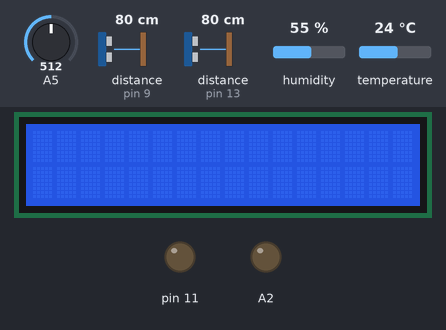
A sketch run on a simulated Arduino Uno, built with avr-gcc and run on an emulated ATmega328P. Shown: 16×2 character LCD, output pins drawn as LEDs (lit = HIGH). Wiring (inferred from the names in the program): 2 × ultrasonic range finder: trigger pin 8, echo pin 9 / trigger pin 12, echo pin 13. Dashed ring = blinking. The inputs (shaded band) are chosen by the test bench; at power-on: distance to the obstacle (sensors on pin 9, pin 13) 80 cm, temperature 24 °C, A5 = 512, humidity 55 %. The echo pulse lasts 58.3 µs per cm; pins used as bus, display or sensor lines are not drawn; what the sketch prints to the serial monitor is not drawn.

Above: at 1.2 s.
1.3 s: distance to the obstacle (sensor on pin 9) set to 2 cm
3.5 s: distance to the obstacle (sensor on pin 13) set to 4 cm
At 3.84 s:
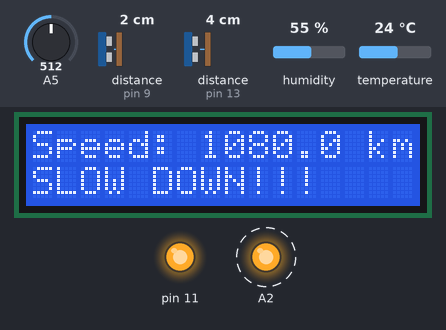
5.3 s: distance to the obstacle (sensor on pin 9) set to 9 cm
At 8.69 s:
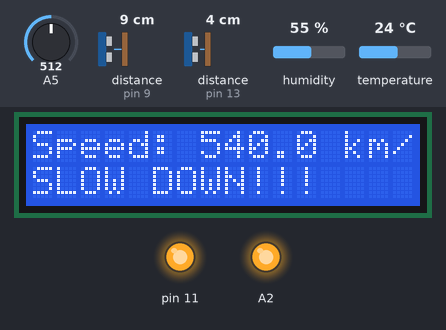
10.2 s: temperature set to 10.8 °C
16.2 s: temperature set to 9.6 °C
At 22.0 s:
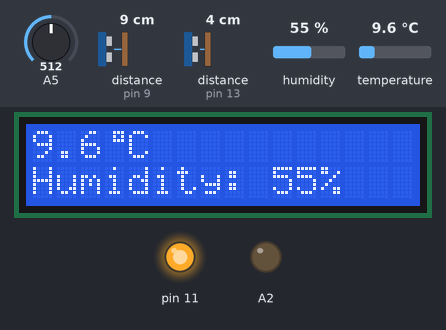
22.2 s: distance to the obstacle (sensor on pin 13) set to 18 cm
At 26.1 s:
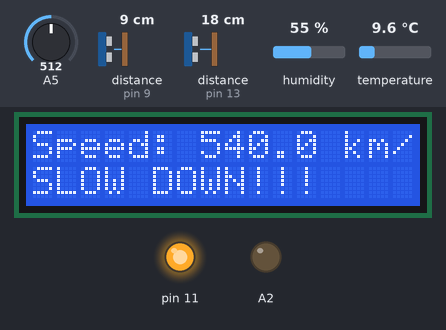
Timing chart, 0 to 30.3 s (numbered marks = the images above; inputs shaded):
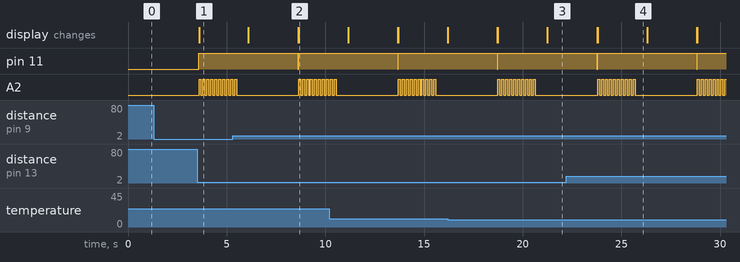

Measured:
- the behaviour switches between 10 and 9.9 °C on temperature (found by bisection; images 2 and 3)
- after the input at 1.3 s, every drawn part: stays the same
- after the input at 3.5 s, pin 11: LOW → HIGH after 0.10 s; A2: alternates HIGH for 0.10 s and LOW for 0.10 s, starting after 0.10 s; the display: changes after 0.10 s (image 1)
- after the input at 5.3 s, the display: first differs from a run without the input after 3.3 s (image 2)
- after the input at 16.2 s, the display: first differs from a run without the input after 5.0 s (image 3)
- after the input at 22.2 s, the display: first differs from a run without the input after 1.6 s (image 4)

The sketch:

poliHack4.0.ino
```cpp
#include <Stepper.h>

#include <DHT22.h>
#include <LiquidCrystal.h>

#define MAX_LONG 9999999
#define DHT22_PIN 10

// Setup a DHT22 instance
DHT22 myDHT22(DHT22_PIN);

const int trigPin1 = 12;
const int echoPin1 = 13;
const int trigPin2 = 8;
const int echoPin2 = 9;

long duration1, cm1 = MAX_LONG, duration2, cm2 = MAX_LONG, duration1Millis, duration2Millis, speedVehicle;
boolean firstVehicleDetected, secondVehicleDetected;

int rainArray[250] = {0};
int rainArrayIndex = -1;

LiquidCrystal lcd(7, 6, 5, 4, 3, 2);

byte celsius[8] = {
                        B00111,
                        B00101,
                        B00111,
                        B00000,
                        B00000,
                        B00000,
                        B00000,
                        B00000
                        };

 byte arrowDown[8] = {
                        B00100,
                        B00100,
                        B00100,
                        B00100,
                        B00100,
                        B10101,
                        B01110,
                        B00100
                        };

float temperature;
int humidity;
int prevTimeReadTemp = 0;
int currentTimeReadTemp = 0;

void setup() {
  // put your setup code here, to run once:
  Serial.begin(9600);
  pinMode(trigPin1, OUTPUT);
  pinMode(echoPin1, INPUT);
  pinMode(trigPin2, OUTPUT);
  pinMode(echoPin2, INPUT);
  pinMode(A2, OUTPUT);
  pinMode(11, OUTPUT);

  firstVehicleDetected = false;
  secondVehicleDetected = false;

  lcd.createChar(0, celsius);
  lcd.createChar(1, arrowDown);
  lcd.begin(16, 2);
  }

void loop() {
   DHT22_ERROR_t errorCode;
   // The sensor can only be read from every 1-2s, and requires a minimum
   // 2s warm-up after power-on.
   //delay(1000);

   errorCode = myDHT22.readData();
   temperatureAndHumidity(errorCode);
 /* Serial.print("Temperature: ");
  Serial.println(temperature);
   Serial.print("humidity: ");
  Serial.println(humidity);*/

   analogWrite(A2, 0);//for lighting the RED LEDs
   digitalWrite(11, LOW);

   int analogPinForRain = analogRead(5);
   boolean checkRain = checkIfItIsRaining(analogPinForRain);

   blankLCD();//make the lcd blank


    // put your main code here, to run repeatedly:
  // establish variables for duration of the ping,
  // and the distance result in inches and centimeters:

  // The sensor is triggered by a HIGH pulse of 10 or more microseconds.
  // Give a short LOW pulse beforehand to ensure a clean HIGH pulse:
  triggeringHIGH(trigPin1);
  duration1 = pulseIn(echoPin1, HIGH);
  duration1Millis = millis();


  // Read the signal from the sensor: a HIGH pulse whose
  // duration is the time (in microseconds) from the sending
  // of the ping to the reception of its echo off of an object.
  triggeringHIGH(trigPin2);
  duration2 = pulseIn(echoPin2, HIGH);
  duration2Millis = millis();

  // convert the time into a distance
  cm1 = microsecondsToCentimeters(duration1);
  cm2 = microsecondsToCentimeters(duration2);

  Serial.print("cm1: ");
  Serial.println(cm1);
  Serial.print("cm2: ");
  Serial.println(cm2);

  int delay_time = 0;
  if(cm1 < 20)
  {
    Serial.println("Sonar1!!!!!!!!!!!!!!!!!!!!!!!!!!!");
    delay_time = 0;

    while(true)
    {
      if(cm2 < 20)
      {
        Serial.println("Sonar2!!!!!!!!!!!!!!!!!!!!!!!!!!!");
        break;
      }

      digitalWrite(trigPin2, LOW);
      delayMicroseconds(2);
      digitalWrite(trigPin2, HIGH);
      delayMicroseconds(5);
      digitalWrite(trigPin2, LOW);

      duration2 = pulseIn(echoPin2, HIGH);
      duration2Millis = millis();
      cm2 = microsecondsToCentimeters(duration2);

     }

    float speedVehicle = 300. * 3.6/(duration2Millis - duration1Millis);//
    printDataLCD(speedVehicle, checkRain, temperature, humidity);
    //delay(1000);
  }
}

long microsecondsToCentimeters(long microseconds)
{
  // The speed of sound is 340 m/s or 29 microseconds per centimeter.
  // The ping travels out and back, so to find the distance of the
  // object we take half of the distance travelled.
  return (microseconds / 29 / 2);
}

void blankLCD(){
  //blank lcd
   lcd.setCursor(0, 0);
   lcd.write("                "); //16 spaces for the whole first row
   lcd.setCursor(0, 1);
   lcd.write("                "); //16 spaces for the whole second row
}

void printDataLCD(double speedVehicle, boolean raining, float temperature, int humidity){
   lcd.setCursor(0, 0);
   lcd.print("Speed: ");
   lcd.print(speedVehicle, 1);
   lcd.print(" km/h");

   if(speedVehicle >= 2. && speedVehicle < 3.)
   {
    lcd.setCursor(0,1);
    digitalWrite(11, HIGH);// rise of the speed bump

    if(raining && temperature < 0)
    {
      lcd.print("Limit: 1.3km/h!!");
    }
    else if(raining && temperature >= 0)
   {
    lcd.print("Limit: 1.5km/h!!");
   }
   else if(temperature <= 8 && humidity >= 80){//mazga
      lcd.print("Limit: 1.4km/h!!");
   }
   else if(temperature < 0 && (raining == true || humidity >= 80)){//polei
    lcd.print("Limit: 1.2km/h!!");
   }
   else{
    lcd.print("Limit: 2.0km/h!!");
    }
    lcd.write(byte(1));

    int ok = 0;
    for(int j = 0; j < 10; j++)
    {
      analogWrite(A2, 700);
      delay(100);
      analogWrite(A2, 0);
      delay(100);
      ok = 1;
    }
    if(ok == 0)
      delay(2500);
    else
     delay(500);
  }

   else if(speedVehicle >= 3.)
   {
    digitalWrite(11, HIGH);// rise of the speed bump
    int ok = 0;
    lcd.setCursor(0,1);
    lcd.print("SLOW DOWN!!!    ");
    for(int j = 0; j < 10; j++)
    {
      analogWrite(A2, 700);
      delay(100);
      analogWrite(A2, 0);
      delay(100);
      ok = 1;
    }
    if(ok == 0)
      delay(2500);
    else
     delay(500);
   }
   else
   {
    //second row of the lcd is blank
    lcd.setCursor(0,1);
    lcd.print("                ");
    delay(2500);
   }

   //page nr 2 of display

   lcd.setCursor(0, 0);

   //printing temperature
   lcd.print(temperature, 1);
   lcd.write(byte(0));
   lcd.print("C ");

   if(raining)
   {
     lcd.print("WET ROAD!");
   }

   else
   {
     lcd.print("          ");
   }

   //printing humidity
   lcd.setCursor(0, 1);
   lcd.print("Humidity: ");
   lcd.print(humidity);
   lcd.print("%   ");
   delay(2500);
}

void triggeringHIGH(const int trigPin){
  // The sensor is triggered by a HIGH pulse of 10 or more microseconds.
  // Give a short LOW pulse beforehand to ensure a clean HIGH pulse:
  digitalWrite(trigPin, LOW);
  delayMicroseconds(2);
  digitalWrite(trigPin, HIGH);
  delayMicroseconds(10);
  digitalWrite(trigPin, LOW);
}

boolean checkIfItIsRaining(int analogPinValue){
  if(rainArrayIndex == 249)
  {
    for(int j = 0; j < 250; j++)
      rainArray[j] = 0;
    rainArrayIndex = -1;
    return false;
  }

  if(rainArrayIndex < 7)
  {
    rainArray[++rainArrayIndex] = analogPinValue;
    return false;
  }

  //if rainArrayIndex > 6
  rainArray[++rainArrayIndex] = analogPinValue;

  for(int j = rainArrayIndex - 7; j <= rainArrayIndex; j++)
    if(rainArray[j] < 800)
      return false;

 return true;
}


 void temperatureAndHumidity(DHT22_ERROR_t errorCode){

  if(prevTimeReadTemp == 0 && currentTimeReadTemp == 0)
  {
    delay(2000);

    switch(errorCode)
  {
    case DHT_ERROR_NONE:
      temperature = myDHT22.getTemperatureC();
      humidity = myDHT22.getHumidity();
      break;

    case DHT_ERROR_CHECKSUM:
      temperature = myDHT22.getTemperatureC();
      humidity = myDHT22.getHumidity();
      break;

    default: break;
  }

    prevTimeReadTemp = millis();
    return;
  }

    currentTimeReadTemp = millis();

    if( (currentTimeReadTemp - prevTimeReadTemp) >= 1800){

      switch(errorCode)
      {
        case DHT_ERROR_NONE:
          temperature = myDHT22.getTemperatureC();
          humidity = myDHT22.getHumidity();
          break;

        case DHT_ERROR_CHECKSUM:
          temperature = myDHT22.getTemperatureC();
          humidity = myDHT22.getHumidity();
          break;

        default: break;
      }
      prevTimeReadTemp = currentTimeReadTemp;

    }
}
```
